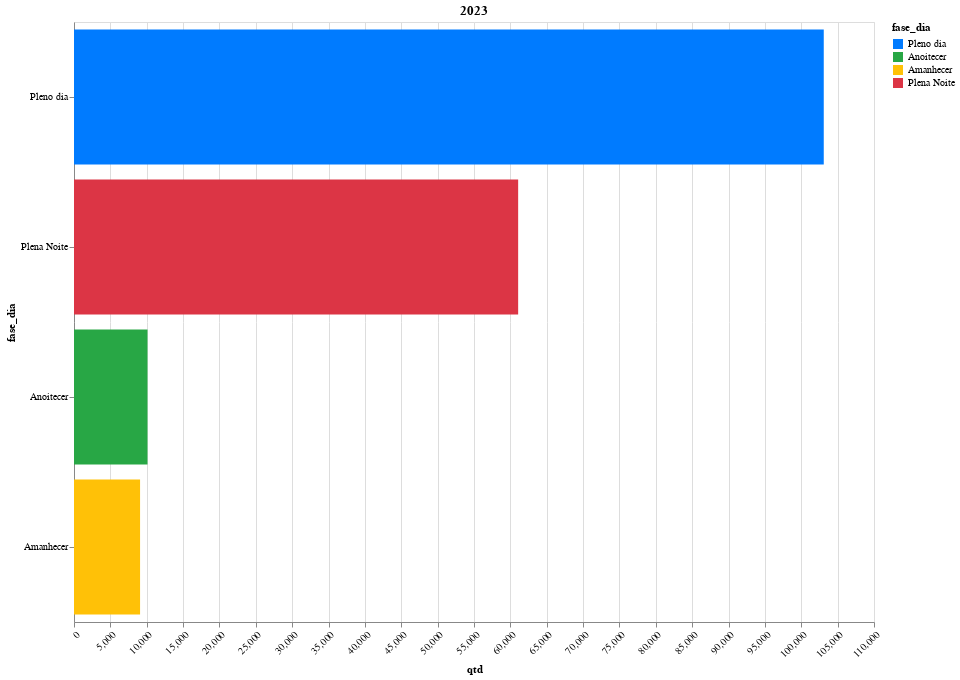

Notebook code cell kept with this figure:
### Code cell
df_filtrado_fasedia = df_acidentes_fasedia_geral[(df_acidentes_fasedia_geral['ano'] == '2023')]
grafico1 = gera_grafico_por_fase_dia('2023', df_filtrado_fasedia)

grafico1

### Figure 1 — Vega-Lite specification as saved in the notebook (floating-point values rounded to 4 significant figures)
{"config": {"view": {"continuousWidth": 300, "continuousHeight": 300}}, "data": {"name": "data-07b37d1ecb37142aea655ef9708f389a"}, "mark": {"type": "bar"}, "encoding": {"color": {"field": "fase_dia", "scale": {"domain": ["Pleno dia", "Anoitecer", "Amanhecer", "Plena Noite"], "range": ["#007bff", "#28a745", "#ffc107", "#dc3545", "#6c757d", "#d95b43", "#5bc0de", "#4caf50", "#ffeb3b", "#c497d9", "#00BFFF", "#32CD32", "#FF00FF", "#FFA500", "#5A87E8", "#00CED1", "#FF7F50", "#228B22", "#FFD700", "#000080", "#FF1493", "#4B0082", "#8A2BE2", "#7FFF00", "#00FFFF", "#008000"]}, "type": "nominal"}, "tooltip": [{"field": "fase_dia", "type": "nominal"}, {"field": "qtd", "type": "quantitative"}], "x": {"axis": {"labelAngle": -45}, "field": "qtd", "type": "quantitative"}, "y": {"axis": {"labelLimit": 200}, "field": "fase_dia", "sort": "-x", "type": "nominal"}}, "height": 600, "params": [{"name": "param_2", "select": {"type": "interval", "encodings": ["x", "y"]}, "bind": "scales"}], "title": "2023", "width": 800, "$schema": "https://vega.github.io/schema/vega-lite/v5.17.0.json", "datasets": {"data-07b37d1ecb37142aea655ef9708f389a": [{"fase_dia": "Pleno dia", "qtd": 103092, "ano": "2023"}, {"fase_dia": "Anoitecer", "qtd": 10107, "ano": "2023"}, {"fase_dia": "Amanhecer", "qtd": 9084, "ano": "2023"}, {"fase_dia": "Plena Noite", "qtd": 61072, "ano": "2023"}]}}
